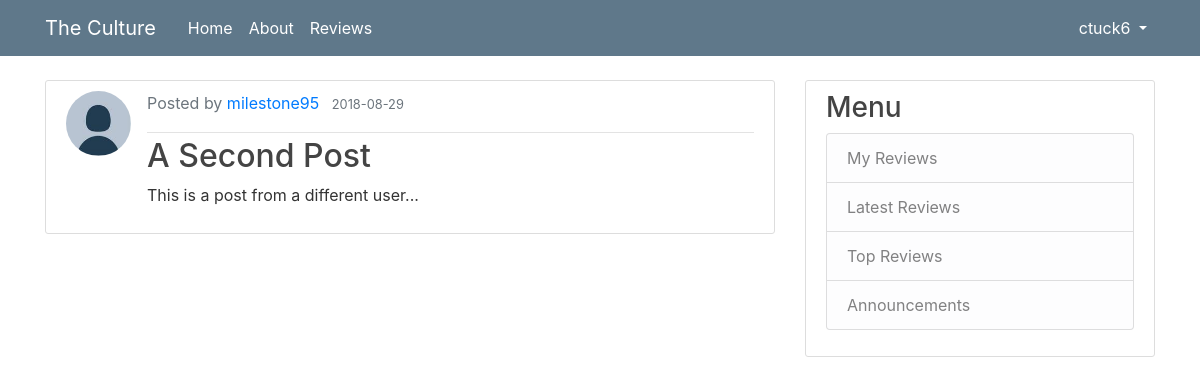
The app's page /review/2 (signed in) with its own data.
### app/database.py (models this page shows, shortened)
class User(db.Model, UserMixin):
    id = db.Column(db.Integer, primary_key = True)
    username = db.Column(db.String(20), unique = True, nullable = False)
    email = db.Column(db.String(50), unique = True, nullable = False)
    image_file = db.Column(db.String(20), unique = False, nullable = False, default = "default_" + str(random.randint(1, 5)) + ".jpg")
    password = db.Column(db.String(20), nullable = False)
    reviews = db.relationship("Review", backref = "author", lazy = True)

class Review(db.Model):
    id = db.Column(db.Integer, primary_key = True)
    title = db.Column(db.String(100), nullable = False)
    date_posted = db.Column(db.DateTime, nullable = False, default = datetime.utcnow)
    body = db.Column(db.Text, nullable = False)
    userId = db.Column(db.Integer, db.ForeignKey('user.id'), nullable = False)

### app/routes.py (the view)
@app.route("/review/<int:review_id>")
def review(review_id):
	review = Review.query.get_or_404(review_id)
	return render_template("review.html", review = review)

### app/database.py (called while the page is built)
@loginManager.user_loader
def loadUser(userId):
	return User.query.get(int(userId))

### app/templates/review.html (shortened to what this page needs)
{% extends "layout.html" %}
{% block content %}
	<article class="media content-section">
	  <img class="rounded-circle article-img" src="{{ url_for('static', filename='profilePics/' + review.author.image_file) }}">
	  <div class="media-body">
	    <div class="article-metadata">
	      <p class="text-muted">Posted by
	      	<a class="mr-2" href="{{ url_for('user_reviews', username = review.author.username) }}">{{ review.author.username }}</a>
	      	<small class="text-muted">{{ review.date_posted.strftime('%Y-%m-%d') }}</small>
	      </p>
	    </div>
	    <h2 class="article-title">{{ review.title }}</h2>
	    <p class="article-content">{{ review.body }}</p>
	  </div>
	</article>
{% endblock content %}

### app/templates/layout.html (shortened to what this page needs)
<!DOCTYPE html>
<html>
<head>
	<link rel="stylesheet" href="https://maxcdn.bootstrapcdn.com/bootstrap/4.0.0/css/bootstrap.min.css">
	<link rel="stylesheet" type="text/css" href="{{ url_for('static', filename='main.css') }}">
	<link href="https://maxcdn.bootstrapcdn.com/font-awesome/4.7.0/css/font-awesome.min.css" rel="stylesheet">
</head>
<body>
	<header class="site-header">
	  <nav class="navbar navbar-expand-md navbar-dark bg-steel fixed-top">
	    <div class="container">
	      <a class="navbar-brand mr-4" href="{{ url_for('home') }}">The Culture</a>
	      <div class="collapse navbar-collapse" id="navbarToggle">
	        <div class="navbar-nav mr-auto">
	          <a class="nav-item nav-link" href="{{ url_for('home') }}">Home</a>
	          <a class="nav-item nav-link" href="{{ url_for('about') }}">About</a>
	          <a class="nav-item nav-link" href="{{ url_for('reviews') }}">Reviews</a>
	        </div>
	        <div class="navbar-nav">
	          {% if current_user.is_authenticated %}
	            <li class="dropdown show">
	              <a class="nav-item nav-link dropdown-toggle" href="#" role="button" id="dropdownMenuLink" data-toggle="dropdown" aria-haspopup="true" aria-expanded="false">
	                {{ current_user.username }}
	              </a>
	            </li>
	          {% else %}
	            <a class="nav-item nav-link" href="{{ url_for('login') }}"><span class="fa fa-sign-in"></span> Login</a>
	            <a class="nav-item nav-link" href="{{ url_for('register') }}"><span class="fa fa-pencil"></span> Sign Up</a>
	          {% endif %}
	        </div>
	      </div>
	    </div>
	  </nav>
	</header>
	<main role="main" class="container">
	  <div class="row">
	    <div class="col-md-8">
		  {% block content %}{% endblock content %}
	    </div>
        {% if request.path != url_for('register') and request.path != url_for('login') %}
          <div class="col-md-4">
            <div class="content-section">
              <h3>Menu</h3>
              <ul class="list-group">
              	{% if current_user.is_authenticated %}
              		<a class="list-group-item list-group-item-light" href="{{ url_for('user_reviews', username = current_user.username) }}">My Reviews</a>
              	{% endif %}
                <a class="list-group-item list-group-item-light" href="{{ url_for('latest_reviews') }}">Latest Reviews</a>
                <a class="list-group-item list-group-item-light" href="#">Top Reviews</a>
                <a class="list-group-item list-group-item-light" href="#">Announcements</a>
              </ul>
            </div>
          </div>
        {% endif %}
      </div>
    </main>
</body>
</html>

### app/static/main.css (style rules this page uses)
body { background: #ffffff; color: #333333; margin-top: 5rem; }
h1, h2, h3, h4, h5, h6 { color: #444444; }
.bg-steel { background-color: #5f788a; }
.site-header .navbar-nav .nav-link { color: #FFFFFF; }
.content-section { background: #ffffff; padding: 10px 20px; border: 1px solid #dddddd; border-radius: 3px; margin-bottom: 20px; }
.article-title { color: #444444; }
.article-content { white-space: pre-line; }
.article-img { height: 65px; width: 65px; margin-right: 16px; }
.article-metadata { padding-bottom: 1px; margin-bottom: 4px; border-bottom: 1px solid #e3e3e3 }

### records on screen
User: username "ctuck6"
User: image_file (picture), author.username "milestone95"
Review: date_posted "2018-08-29", title "A Second Post", body "This is a post from a different user..."
